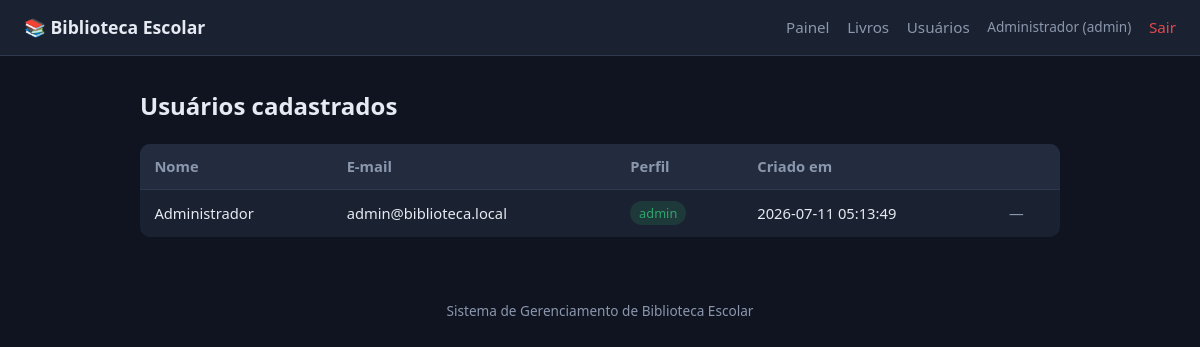
The page /admin/users.php (signed in) on the database its author committed.
### tables this page shows
CREATE TABLE users (
    id          INT AUTO_INCREMENT PRIMARY KEY,
    name        VARCHAR(120)  NOT NULL,
    email       VARCHAR(160)  NOT NULL UNIQUE,
    password    VARCHAR(255)  NOT NULL,            
    role        ENUM('user','admin') NOT NULL DEFAULT 'user',
    created_at  TIMESTAMP     NOT NULL DEFAULT CURRENT_TIMESTAMP
);

### includes/auth.php (called while the page is built, shortened)
<?php
function e(?string $value): string
{
    return htmlspecialchars($value ?? '', ENT_QUOTES, 'UTF-8');
}

### admin/users.php (the view, shortened to what this page needs)
<?php
require __DIR__ . '/../config/database.php';
require __DIR__ . '/../includes/auth.php';
$users = $pdo->query(
    'SELECT id, name, email, role, created_at FROM users ORDER BY created_at DESC'
)->fetchAll();
require __DIR__ . '/../includes/header.php';
?>
<h1>Usuários cadastrados</h1>
<table class="table">
    <thead><tr><th>Nome</th><th>E-mail</th><th>Perfil</th><th>Criado em</th><th></th></tr></thead>
    <tbody>
    <?php foreach ($users as $u): ?>
        <tr>
            <td><?= e($u['name']) ?></td>
            <td><?= e($u['email']) ?></td>
            <td><span class="badge <?= $u['role'] === 'admin' ? 'ok' : '' ?>"><?= e($u['role']) ?></span></td>
            <td><?= e($u['created_at']) ?></td>
            <td>
                <?php if ($u['role'] !== 'admin' && (int)$u['id'] !== (int)$_SESSION['user_id']): ?>
                    <form method="post" action="/actions/delete_user.php" class="inline"
                          onsubmit="return confirm('Banir/excluir esta conta? Ação irreversível.');">
                        <?= csrf_field() ?>
                        <input type="hidden" name="user_id" value="<?= (int)$u['id'] ?>">
                        <button type="submit" class="danger">Banir</button>
                    </form>
                <?php else: ?>
                    <span class="muted">—</span>
                <?php endif; ?>
            </td>
        </tr>
    <?php endforeach; ?>
    </tbody>
</table>
<?php require __DIR__ . '/../includes/footer.php'; ?>

### assets/style.css (style rules this page uses)
:root { --bg: #0f1420; --surface: #1a2130; --surface-2: #232c3f; --border: #2e394f; --text: #e6eaf2; --muted: #8b97ad; --accent: #4f8cff; --accent-hover: #3d78e8; --danger: #e5484d; --ok: #30a46c; --radius: 10px; }
* { box-sizing: border-box; }
body { margin: 0; font-family: system-ui, -apple-system, "Segoe UI", Roboto, sans-serif; background: var(--bg); color: var(--text); line-height: 1.5; }
h1 { font-size: 1.5rem; margin: 0 0 1.25rem; }
.table { width: 100%; border-collapse: collapse; background: var(--surface); border-radius: var(--radius); overflow: hidden; }
.table th, .table td { padding: 0.7rem 0.9rem; text-align: left; border-bottom: 1px solid var(--border); font-size: 0.92rem; }
.table th { background: var(--surface-2); color: var(--muted); font-weight: 600; }
.table tr:last-child td { border-bottom: none; }
.badge { display: inline-block; padding: 0.15rem 0.55rem; border-radius: 20px; font-size: 0.8rem; background: var(--surface-2); color: var(--muted); }
.badge.ok { background: rgba(48,164,108,0.18); color: var(--ok); }
.muted { color: var(--muted); }

### rows shown on the page
users: name "Administrador", email "admin@biblioteca.local", role "admin", created_at "2026-07-11 05:13:49"

### other values the page prints
$_SESSION['name'] "Administrador"
$_SESSION['role'] "admin"
